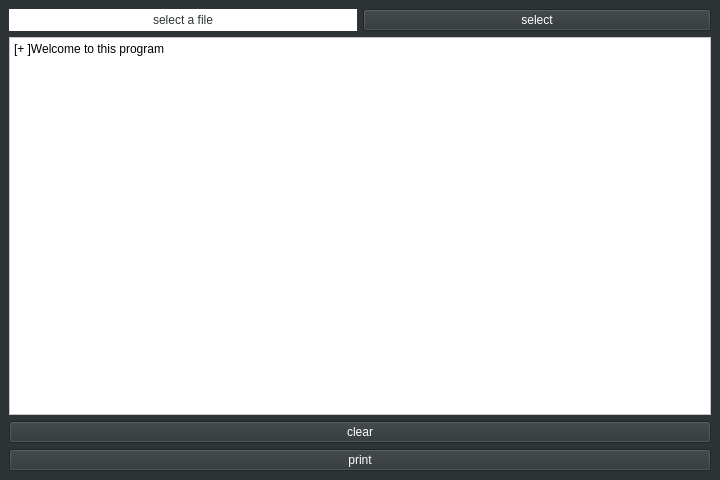
<?xml version="1.0" encoding="UTF-8"?>
<ui version="4.0">
 <class>MainWindow</class>
 <widget class="QMainWindow" name="MainWindow">
  <property name="geometry">
   <rect>
    <x>0</x>
    <y>0</y>
    <width>720</width>
    <height>480</height>
   </rect>
  </property>
  <property name="windowTitle">
   <string>cnc pint</string>
  </property>
  <property name="styleSheet">
   <string notr="true">background-color: rgb(46, 52, 54);</string>
  </property>
  <widget class="QWidget" name="centralwidget">
   <layout class="QVBoxLayout" name="verticalLayout_4">
    <item>
     <layout class="QVBoxLayout" name="verticalLayout_3">
      <item>
       <layout class="QVBoxLayout" name="verticalLayout">
        <item>
         <layout class="QHBoxLayout" name="horizontalLayout">
          <item>
           <widget class="QLabel" name="fileLabel">
            <property name="styleSheet">
             <string notr="true">background-color: rgb(255, 255, 255);
font: 75 16pt &quot;Ubuntu Condensed&quot;;
color: rgb(46, 52, 54);</string>
            </property>
            <property name="text">
             <string>select a file</string>
            </property>
            <property name="alignment">
             <set>Qt::AlignCenter</set>
            </property>
           </widget>
          </item>
          <item>
           <spacer name="horizontalSpacer">
            <property name="orientation">
             <enum>Qt::Horizontal</enum>
            </property>
            <property name="sizeType">
             <enum>QSizePolicy::Minimum</enum>
            </property>
            <property name="sizeHint" stdset="0">
             <size>
              <width>0</width>
              <height>0</height>
             </size>
            </property>
           </spacer>
          </item>
          <item>
           <widget class="QPushButton" name="selectBtn">
            <property name="styleSheet">
             <string notr="true">color: rgb(255, 255, 255);
font: 75 16pt &quot;Ubuntu Condensed&quot;;</string>
            </property>
            <property name="text">
             <string>select</string>
            </property>
           </widget>
          </item>
         </layout>
        </item>
       </layout>
      </item>
      <item>
       <widget class="QTextEdit" name="textEdit">
        <property name="styleSheet">
         <string notr="true">background-color: rgb(255, 255, 255);
font: 13pt &quot;Ubuntu&quot;;
</string>
        </property>
        <property name="readOnly">
         <bool>true</bool>
        </property>
        <property name="html">
         <string>&lt;!DOCTYPE HTML PUBLIC &quot;-//W3C//DTD HTML 4.0//EN&quot; &quot;http://www.w3.org/TR/REC-html40/strict.dtd&quot;&gt;
&lt;html&gt;&lt;head&gt;&lt;meta name=&quot;qrichtext&quot; content=&quot;1&quot; /&gt;&lt;style type=&quot;text/css&quot;&gt;
p, li { white-space: pre-wrap; }
&lt;/style&gt;&lt;/head&gt;&lt;body style=&quot; font-family:'Ubuntu'; font-size:13pt; font-weight:400; font-style:normal;&quot;&gt;
&lt;p style=&quot; margin-top:0px; margin-bottom:0px; margin-left:0px; margin-right:0px; -qt-block-indent:0; text-indent:0px;&quot;&gt;&lt;span style=&quot; font-size:9pt;&quot;&gt;[+ ]Welcome to this program&lt;/span&gt;&lt;/p&gt;&lt;/body&gt;&lt;/html&gt;</string>
        </property>
       </widget>
      </item>
      <item>
       <widget class="QPushButton" name="clearBtn">
        <property name="styleSheet">
         <string notr="true">color: rgb(255, 255, 255);
font: 75 16pt &quot;Ubuntu Condensed&quot;;</string>
        </property>
        <property name="text">
         <string>clear</string>
        </property>
       </widget>
      </item>
      <item>
       <widget class="QPushButton" name="printBtn">
        <property name="styleSheet">
         <string notr="true">color: rgb(255, 255, 255);
font: 75 16pt &quot;Ubuntu Condensed&quot;;</string>
        </property>
        <property name="text">
         <string>print</string>
        </property>
       </widget>
      </item>
     </layout>
    </item>
   </layout>
  </widget>
 </widget>
 <resources/>
 <connections/>
</ui>
